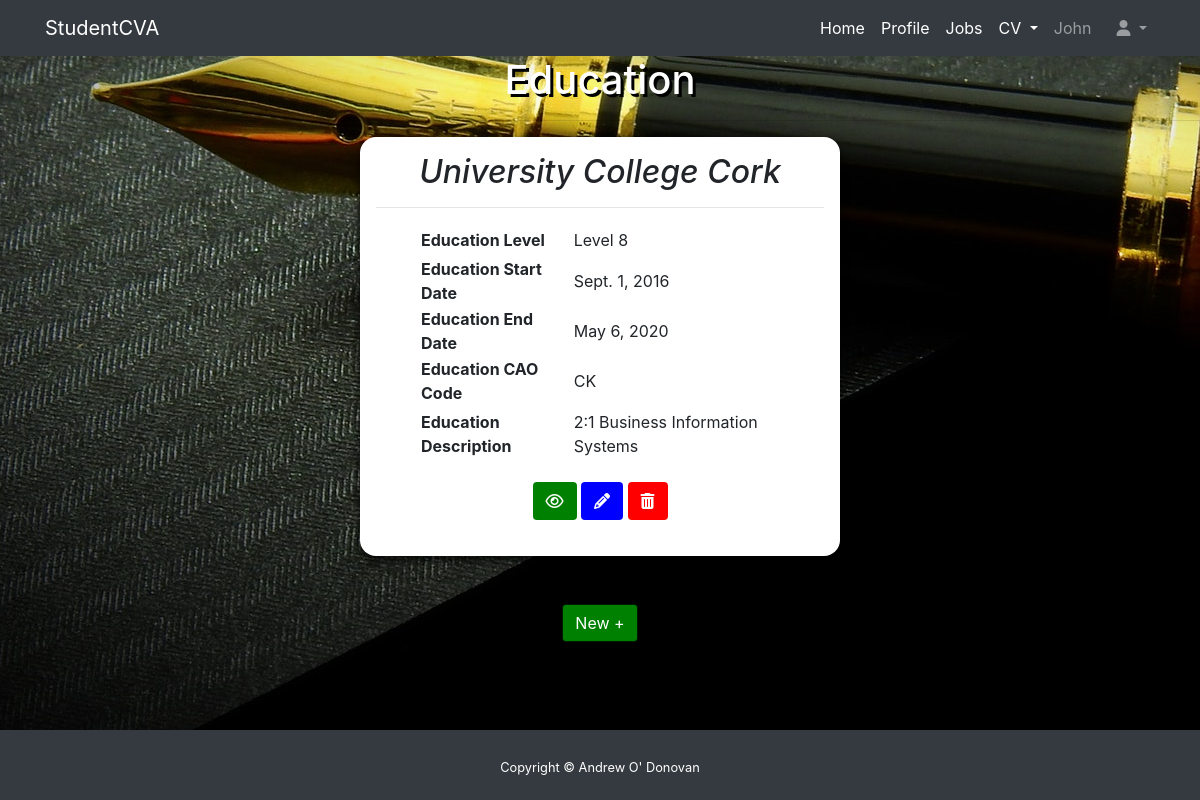
The page /education/ (signed in) on the database as committed earlier.
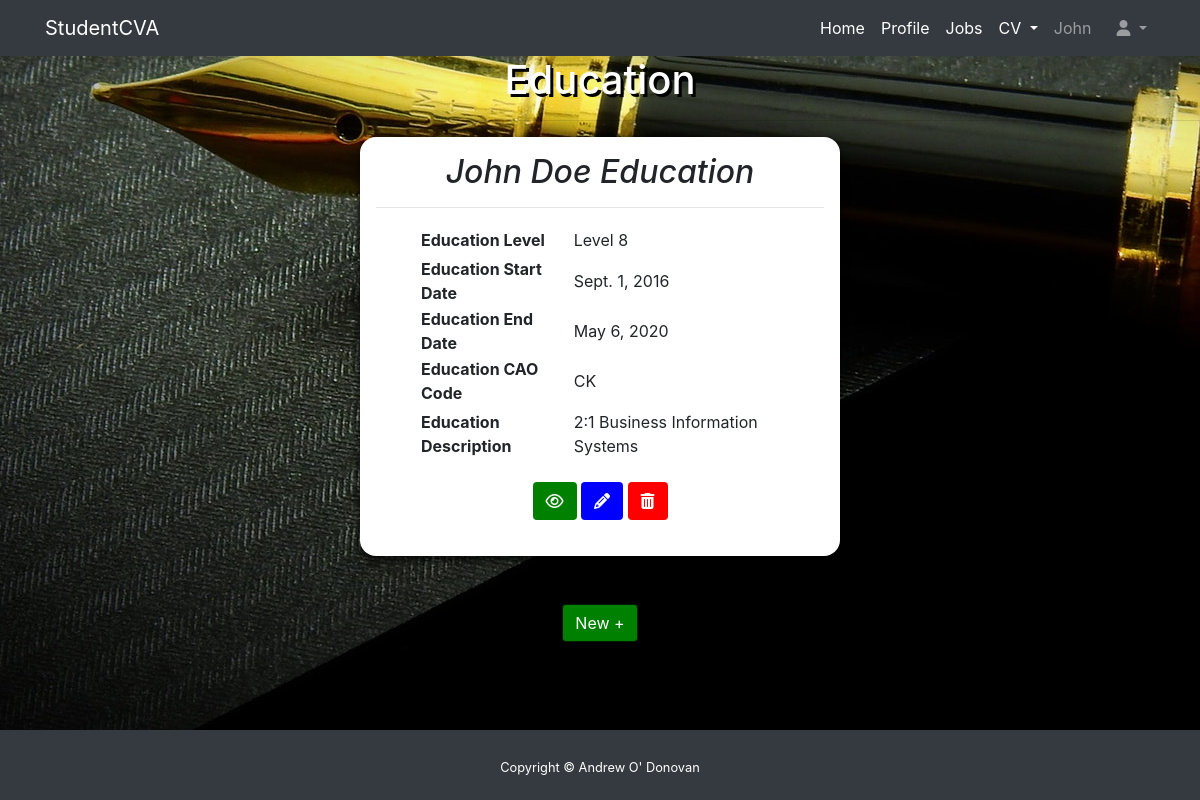
The same page on the database as committed later.
### pages/models.py (models this page shows, shortened)
class Education(models.Model):
    user = models.ForeignKey(CustomUser, on_delete=models.CASCADE, related_name='EducationUser')
    EducationInstitutionName = models.CharField(verbose_name=_('Institution Name'), max_length=100, default=None)
    EducationLevel = models.CharField(verbose_name=_('Education Level'), choices=EDUCATIONLEVEL, max_length=100, default=None)
    EducationStartDate = models.DateField(verbose_name=_('Education Start Date'), default=None)
    EducationEndDate = models.DateField(verbose_name=_('Education End Date'), default=None)
    EducationCaoCode = models.CharField(choices=CAO_CODE, max_length=100, default=None)
    EducationDesc = models.CharField(verbose_name=_('Education Description'), max_length=250, default=None)

### education/views.py (the view, shortened to what this page needs)
# urls.py: path('', views.EducationList.as_view(), name='Education_list'),
class EducationList(LoginRequiredMixin, ListView):
    model = Education
    def get_queryset(self):
        user_ids = CustomUser.objects.filter(username=self.request.user).values_list('id', flat=True)
        if user_ids:
            for uid in user_ids:
                return Education.objects.filter(user__id=uid)
        else:
            return Education.objects.all()

### templates/pages/Education_list.html (shortened to what this page needs)
{% extends 'base.html' %}
{% block content %}
<div class="cv-container">
    <div class="CvContent">
    <h1 class="text-center cv-h1">Education</h1>
        <hr />
        {% for Education in object_list %}
        <div class="CvTable">
            <h2 class="text-center font-italic">{{ Education.EducationInstitutionName }}</h2>
            <hr />
            <table>
                    <tr>
                        <th>Education Level</th>
                        <td>{{ Education.EducationLevel }}</td>
                    </tr>
                    <tr>
                        <th>Education Start Date</th>
                        <td>{{ Education.EducationStartDate }}</td>
                    </tr>
                    <tr>
                        <th>Education End Date</th>
                        <td>{{ Education.EducationEndDate }}</td>
                    </tr>
                    <tr>
                        <th>Education CAO Code</th>
                        <td>{{ Education.EducationCaoCode }}</td>
                    </tr>
                    <tr>
                        <th>Education Description</th>
                        <td>{{ Education.EducationDesc }}</td>
                    </tr>
                    <tr>
                        <td colspan="2">
                            <div class="form-button-container">
                                <a class="form-button btn" id="view" href="{% url "Education_view" Education.id %}"><i class="fa fa-eye" aria-hidden="true"></i></a>
                                <a class="form-button btn" id="edit" href="{% url "Education_edit" Education.id %}"><i class="fa fa-pencil" aria-hidden="true"></i></a>
                                <a class="form-button btn" id="delete" href="{% url "Education_delete" Education.id %}"><i class="fa fa-trash" aria-hidden="true"></i></a>
                            </div>
                        </td>
                    </tr>
            </table>
        </div>
        <br />
        {% endfor %}
        <br />
        <div class="text-center"><a class="add-new btn" id="add-new" href="{% url 'Education_new' %}">New +</a></div>
        <br />
</div>
{% endblock %}

Rows that differ between the two databases and show on the page:
changed Education "Level 8": EducationInstitutionName "University College Cork" → "John Doe Education"
